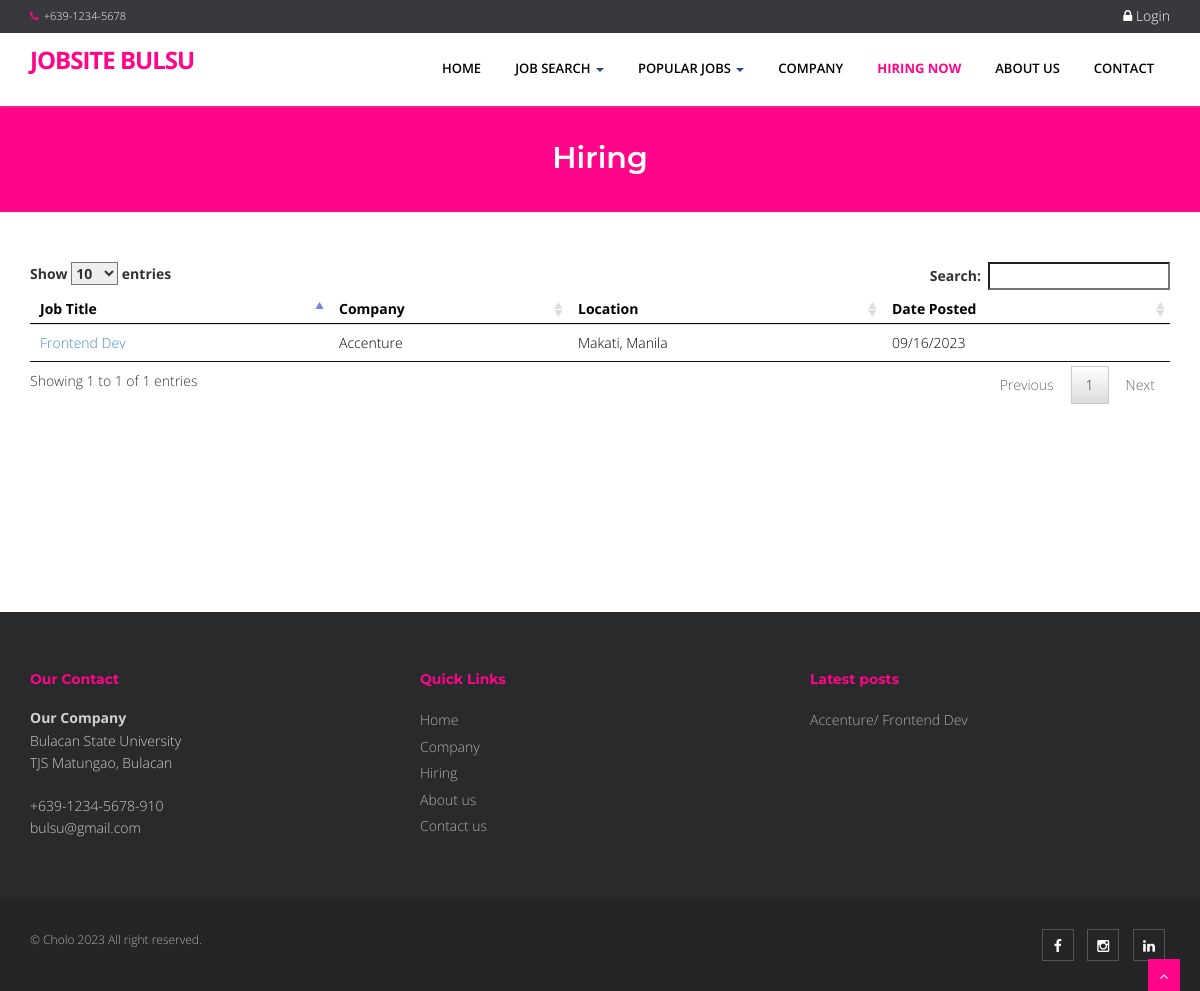
Screenshot of /index.php?q=hiring with the database file from the repository.
### tables this page shows
CREATE TABLE `tbljob` (
  `JOBID` int(11) NOT NULL,
  `COMPANYID` int(11) NOT NULL,
  `CATEGORY` varchar(100) NOT NULL,
  `OCCUPATIONTITLE` varchar(50) NOT NULL,
  `REQ_NO_EMPLOYEES` int(11) NOT NULL,
  `SALARIES` double NOT NULL,
  `DURATION_EMPLOYMENT` varchar(50) NOT NULL,
  `QUALIFICATION_WORKEXPERIENCE` text NOT NULL,
  `JOBDESCRIPTION` text NOT NULL,
  `PREFEREDSEX` varchar(30) NOT NULL,
  `SECTOR_VACANCY` text NOT NULL,
  `JOBSTATUS` varchar(50) NOT NULL,
  `DATEPOSTED` datetime NOT NULL DEFAULT current_timestamp()
);

CREATE TABLE `tblcompany` (
  `COMPANYID` int(11) NOT NULL,
  `COMPANYNAME` varchar(100) NOT NULL,
  `COMPANYADDRESS` varchar(100) NOT NULL,
  `COMPANYCONTACTNO` varchar(30) NOT NULL,
  `COMPANYSTATUS` varchar(50) NOT NULL,
  `COMPANYMISSION` text NOT NULL
);

### index.php (called while the page is built, shortened)
<?php
require_once("include/initialize.php");
$view = (isset($_GET['q']) && $_GET['q'] != '') ? $_GET['q'] : '';
switch ($view) {
	case 'hiring' :
		$title = isset($_GET['search']) ? 'Hiring in '.$_GET['search'] :"Hiring";
		break;
}
require_once("theme/templates.php");
?>

### include/database.php (called while the page is built, shortened)
<?php
class Database {
	var $sql_string = '';
	private $conn;
	public function open_connection() {
		$this->conn = mysqli_connect(server,user,pass);
		if(!$this->conn){
			echo "Problem in database connection! Contact administrator!";
			exit();
		}else{
			$db_select = mysqli_select_db($this->conn,database_name);
		}
	}
	function setQuery($sql='') {
		$this->sql_string=$sql;
	}
	function executeQuery() {
		$result = mysqli_query($this->conn,$this->sql_string);
		return $result;
	}
	private function confirm_query($result) {
		return $result;
	}
	function loadResultList( $key='' ) {
		$cur = $this->executeQuery();
		$array = array();
		while ($row = mysqli_fetch_object($cur)) {
			if ($key) {
				$array[$row->$key] = $row;
			} else {
				$array[] = $row;
			}
		}
		return $array;
	}
}
$mydb = new Database();
?>

### hirring.php (the view, shortened to what this page needs)
   <section id="content">
       <div class="container content">
<table id="dash-table" class="table table-hover">
    <thead>
        <th>Job Title</th>
        <th>Company</th>
        <th>Location</th>
        <th>Date Posted</th>
    </thead>
    <tbody>
       <?php
if (isset($_GET['search'])) {
   $COMPANYNAME = $_GET['search'];
}else{
    $COMPANYNAME = '';
}
   $sql = "SELECT * FROM `tblcompany` c,`tbljob` j WHERE c.`COMPANYID`=j.`COMPANYID` AND COMPANYNAME LIKE '%" . $COMPANYNAME ."%' ORDER BY DATEPOSTED DESC" ;
   $mydb->setQuery($sql);
   $cur = $mydb->loadResultList();
   foreach ($cur as $result) {
       echo '<tr>';
       echo '<td><a href="'.web_root.'index.php?q=viewjob&search='.$result->JOBID.'">'.$result->OCCUPATIONTITLE.'</a></td>';
       echo '<td>'.$result->COMPANYNAME.'</td>';
       echo '<td>'.$result->COMPANYADDRESS.'</td>';
       echo '<td>'.date_format(date_create($result->DATEPOSTED),'m/d/Y').'</td>';
       echo '</tr>';
   }
       ?>
    </tbody>
</table>
  </div>
   </section>

### theme/templates.php (shortened to what this page needs)
<!DOCTYPE html>
<html lang="en">
<head>
    <link href="<?php echo web_root; ?>plugins/home-plugins/css/bootstrap.min.css" rel="stylesheet" />
    <link href="<?php echo web_root; ?>plugins/home-plugins/css/fancybox/jquery.fancybox.css" rel="stylesheet">
    <link href="<?php echo web_root; ?>plugins/home-plugins/css/flexslider.css" rel="stylesheet" />
    <link href="<?php echo web_root; ?>plugins/home-plugins/css/style.css" rel="stylesheet" />
    <link rel="stylesheet" href="<?php echo web_root;?>plugins/font-awesome/css/font-awesome.min.css">
    <link rel="stylesheet" href="<?php echo web_root;?>plugins/dataTables/jquery.dataTables.min.css">
    <link rel="stylesheet" href="<?php echo web_root;?>plugins/dataTables/jquery.dataTables_themeroller.css">
    <link href="<?php echo web_root; ?>plugins/datepicker/bootstrap-datetimepicker.min.css" rel="stylesheet"
        media="screen">
    <link href="<?php echo web_root; ?>plugins/datepicker/datepicker3.css" rel="stylesheet" media="screen">
</head>
<body>
    <div id="wrapper" class="home-page">
        <header>
            <div class="topbar navbar-fixed-top">
                <div class="container">
                    <div class="row">
                        <div class="col-md-12">
                            <p class="pull-left hidden-xs"><i class="fa fa-phone"></i>+639-1234-5678</p>
                            <?php if (isset($_SESSION['APPLICANTID'])) {
                   $sql = "SELECT count(*) as 'COUNTNOTIF' FROM `tbljob` ORDER BY `DATEPOSTED` DESC";
                   $mydb->setQuery($sql);
                   $showNotif = $mydb->loadSingleResult();
                   $notif =isset($showNotif->COUNTNOTIF) ? $showNotif->COUNTNOTIF : 0;
                   $applicant = new Applicants();
                   $appl  = $applicant->single_applicant($_SESSION['APPLICANTID']);
                   $sql ="SELECT count(*) as 'COUNT' FROM `tbljobregistration` WHERE `PENDINGAPPLICATION`=0 AND `HVIEW`=0 AND `APPLICANTID`='{$appl->APPLICANTID}'";
                   $mydb->setQuery($sql);
                   $showMsg = $mydb->loadSingleResult();
                   $msg =isset($showMsg->COUNT) ? $showMsg->COUNT : 0;
                   echo ' <p class="pull-right login"><a title="View Notification(s)" href="'.web_root.'applicant/index.php?view=notification"> <i class="fa fa-bell-o"></i> <span class="label label-success">'.$notif.'</span></a> | <a title="View Message(s)" href="'.web_root.'applicant/index.php?view=message"> <i class="fa fa-envelope-o"></i> <span class="label label-success">'.$msg.'</span></a> | <a title="View Profile" href="'.web_root.'applicant/"> <i class="fa fa-user"></i> Welcome, '. $appl->FNAME. ' '.$appl->LNAME .' </a> | <a href="'.web_root.'logout.php">  <i class="fa fa-sign-out"> </i>Logout</a> </p>';
                   }else{ ?>
                            <p class="pull-right login"><a data-target="#myModal" data-toggle="modal" href=""> <i
                                        class="fa fa-lock"></i> Login </a></p>
                            <?php } ?>
                        </div>
                    </div>
                </div>
            </div>
            <div style="min-height: 30px;"></div>
            <div class="navbar navbar-default navbar-static-top">
                <div class="container">
                    <div class="navbar-header">
                        <a class="navbar-brand" href="<?php echo web_root; ?>index.php">Jobsite Bulsu
                        </a>
                    </div>
                    <div class="navbar-collapse collapse ">
                        <ul class="nav navbar-nav">
                            <li class="<?php echo !isset($_GET['q'])? 'active' :''?>"><a
                                    href="<?php echo web_root; ?>index.php">Home</a></li>
                            <li class="dropdown">
                                <a href="#" data-toggle="dropdown" class="dropdown-toggle">Job Search <b
                                        class="caret"></b></a>
                            </li>
                            <li
                                class="dropdown <?php  if(isset($_GET['q'])) { if($_GET['q']=='category'){ echo 'active'; }else{ echo ''; }}  ?>">
                                <a href="#" data-toggle="dropdown" class="dropdown-toggle">Popular Jobs <b
                                        class="caret"></b></a>
                                    <?php
                           $sql = "SELECT * FROM `tblcategory` LIMIT 10";
                           $mydb->setQuery($sql);
                           ?>
                            </li>
                            <li
                                class="<?php  if(isset($_GET['q'])) { if($_GET['q']=='company'){ echo 'active'; }else{ echo ''; }}  ?>">
                                <a href="<?php echo web_root; ?>index.php?q=company">Company</a>
                            </li>
                            <li
                                class="<?php  if(isset($_GET['q'])) { if($_GET['q']=='hiring'){ echo 'active'; }else{ echo ''; }} ?>">
                                <a href="<?php echo web_root; ?>index.php?q=hiring">Hiring Now</a>
                            </li>
                            <li
                                class="<?php  if(isset($_GET['q'])) { if($_GET['q']=='About'){ echo 'active'; }else{ echo ''; }}  ?>">
                                <a href="<?php echo web_root; ?>index.php?q=About">About Us</a>
                            </li>
                            <li
                                class="<?php  if(isset($_GET['q'])) { if($_GET['q']=='Contact'){ echo 'active'; }else{ echo ''; }}  ?>">
                                <a href="<?php echo web_root; ?>index.php?q=Contact">Contact</a>
                            </li>
                        </ul>
                    </div>
                </div>
            </div>
        </header>
        <?php
     if (isset($_GET['q'])) {
       echo '<section id="inner-headline">
           <div class="container">
               <div class="row">
                   <div class="col-lg-12">
                       <h2 class="pageTitle">'.$title.'</h2>
                   </div>
               </div>
           </div>
           </section>';
     }
      require_once $content;
       ?>
        <footer>
            <div class="container">
                <div class="row">
                    <div class="col-md-4 col-sm-4">
                        <div class="widget">
                            <h5 class="widgetheading">Our Contact</h5>
                            <address>
                                <strong>Our Company</strong><br>
                                Bulacan State University<br>
                                TJS Matungao, Bulacan
                            </address>
                            <p>
                                <i class="icon-phone"></i>+639-1234-5678-910<br>
                                <i class="icon-envelope-alt"></i> bulsu@gmail.com
                            </p>
                        </div>
                    </div>
                    <div class="col-md-4 col-sm-4">
                        <div class="widget">
                            <h5 class="widgetheading">Quick Links</h5>
                            <ul class="link-list">
                                <li><a href="<?php echo web_root; ?>index.php">Home</a></li>
                                <li><a href="<?php echo web_root; ?>index.php?q=company">Company</a></li>
                                <li><a href="<?php echo web_root; ?>index.php?q=hiring">Hiring</a></li>
                                <li><a href="<?php echo web_root; ?>index.php?q=About">About us</a></li>
                                <li><a href="<?php echo web_root; ?>index.php?q=Contact">Contact us</a></li>
                            </ul>
                        </div>
                    </div>
                    <div class="col-md-4 col-sm-4">
                        <div class="widget">
                            <h5 class="widgetheading">Latest posts</h5>
                            <ul class="link-list">
                                <?php
                 $sql = "SELECT * FROM `tblcompany` c,`tbljob` j WHERE c.`COMPANYID`=j.`COMPANYID`   ORDER BY DATEPOSTED DESC LIMIT 3" ;
                 $mydb->setQuery($sql);
                 $cur = $mydb->loadResultList();
                 foreach ($cur as $result) {
                   echo ' <li><a href="'.web_root.'index.php?q=viewjob&search='.$result->JOBID.'">'.$result->COMPANYNAME . '/ '. $result->OCCUPATIONTITLE .'</a></li>';
                 }
             ?>
                            </ul>
                        </div>
                    </div>
                </div>
            </div>
            <div id="sub-footer">
                <div class="container">
                    <div class="row">
                        <div class="col-lg-6">
                            <div class="copyright">
                                <p>
                                    <span>&copy; Cholo 2023 All right reserved.
                                </p>
                            </div>
                        </div>
                        <div class="col-lg-6">
                            <ul class="social-network">
                                <li><a href="#" data-placement="top" title="Facebook"><i
                                            class="fa fa-facebook"></i></a></li>
                                <li><a href="#" data-placement="top" title="Instagram"><i
                                            class="fa fa-instagram"></i></a>
                                </li>
                                <li><a href="#" data-placement="top" title="Linkedin"><i
                                            class="fa fa-linkedin"></i></a></li>
                            </ul>
                        </div>
                    </div>
                </div>
            </div>
        </footer>
    </div>
    <a href="#" class="scrollup"><i class="fa fa-angle-up active"></i></a>
</body>
</html>

### theme/templates.php (style rules this page uses)
#content { min-height: 400px; color: #000; }
.login a { font-size: 14px; color: #fff; padding: 0px; }

### rows the page displays
tbljob: OCCUPATIONTITLE "Frontend Dev", COMPANYID.COMPANYNAME "Accenture", COMPANYID.COMPANYADDRESS "Makati, Manila", DATEPOSTED "09/16/2023"

### other values shown
$title "Hiring"
